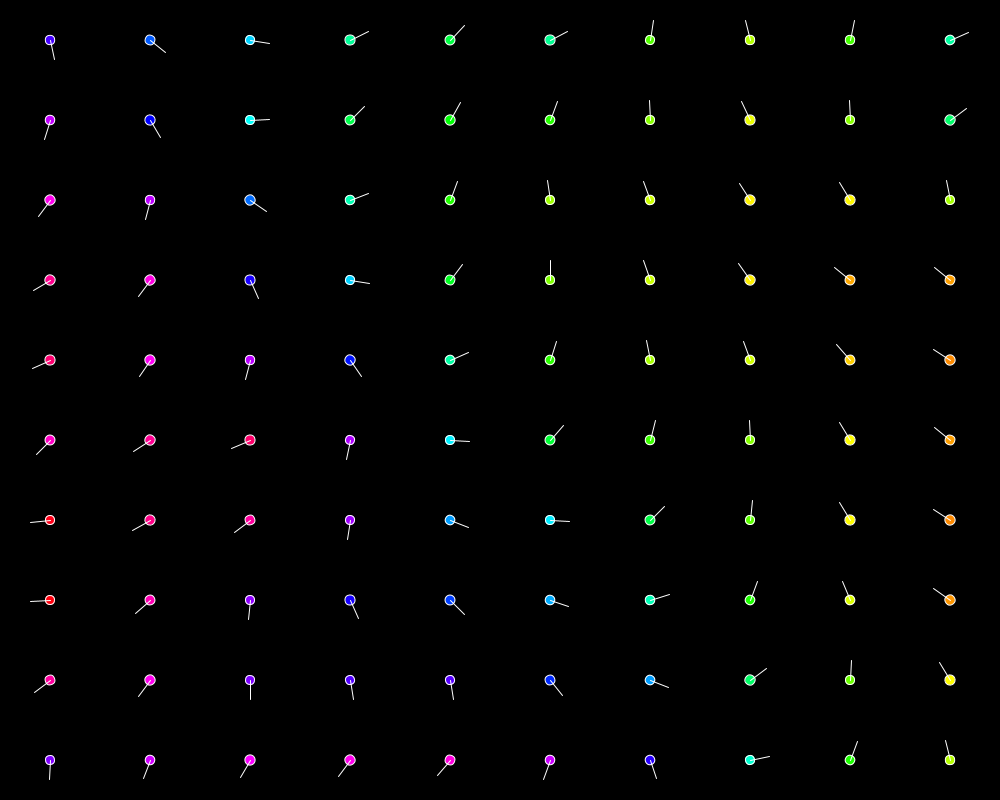
Frame 1 (no input)
Frame 60 (the mouse pressed at the canvas centre just before this capture): identical to frame 1, image omitted
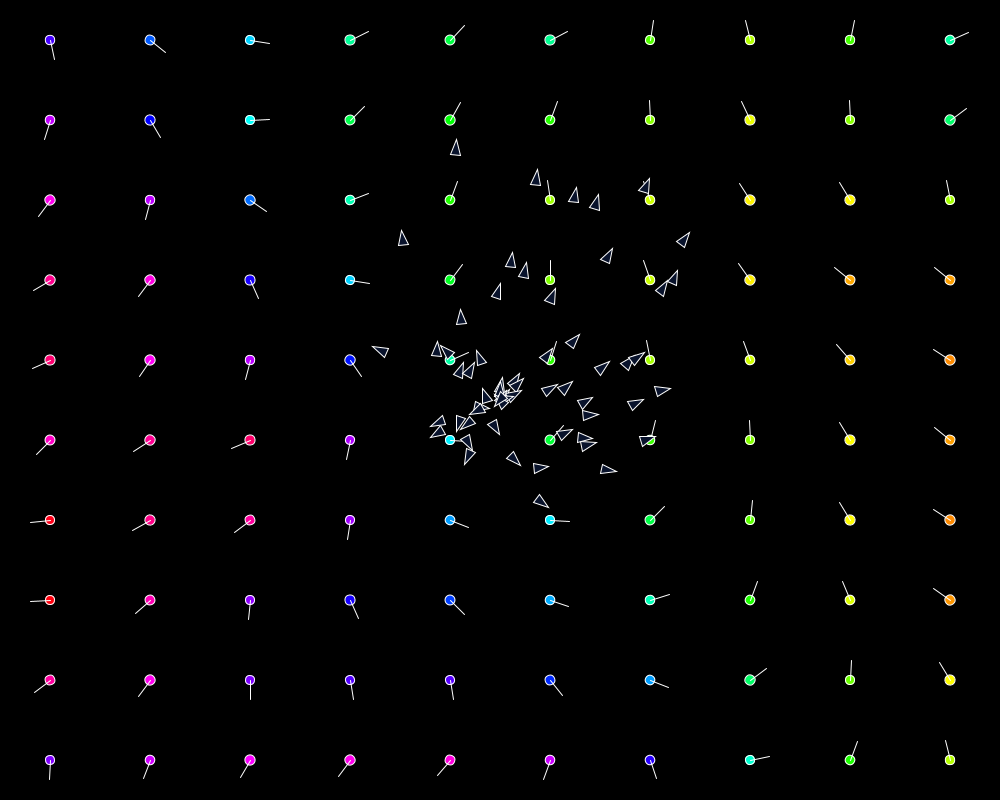
Frame 120 (the mouse held since frame 60 and released just before this capture)

The Processing sketch that drew these frames (run headless with seeded random() and noise(); from frame 60 on, the mouse is pressed at the canvas centre):

// Processing sketch: FlowFieldDemo
// ── FlowFieldDemo.pde
ArrayList<Agent> agents = new ArrayList<Agent>();

FlowFieldGrid grid;

int cooldown = 0;
int stayColor = 0;

float newR = 0;
float newG = 0;
float newB = 0;

void setup() {
  size(1000, 800);
  grid = new FlowFieldGrid();
  background(0);
  noStroke();
  colorMode(HSB);
}

void draw() {
  noStroke();
  //fill(0, 0, 0, 70);
  //rect(0, 0, width, height);

  background(0);
  if (mousePressed) {
    agents.add( new Agent() );
  }

  grid.update();
  grid.draw();

  // if the cooldown to change color is up
  if (--cooldown <= 0) {
    // choose new values
    newR = random(0, 255);
    newG = random(0, 255);
    newB = random(0, 255);
    fill(newR, newG, newB);
    // reset the timer
    cooldown = (int) random(60, 120);
  } // else if the staycolor timer is up
  else if (--stayColor >= 0) {
    fill(newR, newG, newB);
  } else { // otherwise fill white
    fill(255);
    // and reset the timer
    stayColor = (int) random(200, 500);
  }

  // update and draw each agent with a new color

  for (Agent a : agents) {
    a.update();
    a.draw();
  }

  Keys.update();
}

// ── Agent.pde
class Agent{
  PVector pos = new PVector();
  PVector vel = new PVector();
  PVector force = new PVector();
  PVector target = new PVector();
  
  float mass = 1;
  float maxSpeed = 10;
  float maxForce = 10;
  float targetAngle = 0;
  float targetRad = 100;
  float targetSpin = 0;
  
  Agent(){
    pos = new PVector(mouseX, mouseY);
    vel = new PVector(random(-5, 5), random(-5, 5));
    mass = random(50, 100);
    maxForce = random(5, 15);
    targetAngle = random(-PI, PI);
    targetRad = random(50, 150);
    maxSpeed = random(2, 15);
    targetSpin = map(maxForce, 5, 15, .005, .05);
  }
  
  void update(){
    float angle = grid.getDirectionAt(pos);
    
    PVector offset = PVector.fromAngle(angle);
    offset.mult(100);
    
    target = PVector.add(pos, offset); 
    
    SteeringForce();
    DoEuler();
  }
  
  void SteeringForce(){
    // find desired vel
    // desired vel = target pos - current pos (normalized)
    PVector desiredVel = PVector.sub(target, pos);
    desiredVel.normalize();
    desiredVel.mult(maxSpeed);
    // desiredVel.setMag(maxSpeed); (same as 2 above)
    
    // find steeringforce
    // steering force = desired vel - current vel (clamped)
    PVector steeringForce = PVector.sub(desiredVel, vel);
    steeringForce.limit(maxForce); // if steering force is longer than max force
    force.add(steeringForce);
  }
  
  void DoEuler(){
    // euler integration
    PVector acceleration = PVector.div(force, mass);   
    vel.add(acceleration);
    pos.add(vel); // pos += vel
    force.mult(0);
  }
  
  void draw(){
    //ellipse(target.x, target.y, 10, 10);
    
    float a = vel.heading();
    
    pushMatrix();
    
    translate(pos.x, pos.y);
    rotate(a);
    triangle(5, 0, -10, 5, -10, -5);
    
    popMatrix();
  }  
}

// ── FlowFieldGrid.pde
class FlowFieldGrid {

  int res = 10;
  float[][] data;
  float zoom = 10;
  boolean isHidden = false;

  FlowFieldGrid() {
    Build();
  }
  void Build() {
    data = new float[res][res];

    // seed with perlin noise
    for (int x = 0; x < data.length; x++) {
      for (int y = 0; y < data[x].length; y++) {
        float val = noise(x / zoom, y / zoom);
        val = map(val, 0, 1, -PI * 2, PI * 2);
        data[x][y] = val;
      }
    }
  }

  void update() {
    boolean rebuild = false;

    if (Keys.onDown(32)){
       isHidden = !isHidden;
       rebuild = true;
    }
    if (Keys.onDown(37)) {
        res--;
        rebuild = true;     
    }
    if (Keys.onDown(39)) {
      res++;
      rebuild = true;
    }
    if (Keys.onDown(38)){
      zoom += 1;
      rebuild = true;
    }
    if (Keys.onDown(40)){
      zoom -= 1;
      rebuild = true;
    }
    
    res = constrain(res, 4, 50);
    zoom = constrain(zoom, 5, 50);
    
    if (rebuild) Build();
  }
  void draw() {
    
    if (isHidden) return;
    
    float w = GetCellWidth();
    float h = GetCellHeight();

    for (int x = 0; x < data.length; x++) {
      for (int y = 0; y < data[x].length; y++) {
        float val = data[x][y];

        float topLeftX = x * w;
        float topLeftY = y * h;

        pushMatrix();
        translate(topLeftX + w / 2, topLeftY + h / 2);
        rotate(val);

        float hue = map(val, -PI, PI, 0, 255);

        stroke(255);
        fill(hue, 255, 255);
        ellipse(0, 0, 10, 10);

        line(0, 0, 20, 0);
        popMatrix();
      }
    }
  }

  // Convenience methods for getting the size of each cell
  float GetCellWidth() {
    return width / res;
  }
  float GetCellHeight() {
    return height / res;
  }
  float getDirectionAt(PVector p){
     return getDirectionAt(p.x, p.y); 
  }
  float getDirectionAt(float x, float y){
    int iX = (int) (x / GetCellWidth());
    int iY = (int) (y / GetCellHeight());
    
    if(iX < 0 || iY < 0 || iX >= data.length || iY >= data[0].length){
      float dy = (height / (float) 2) - y;
      float dx = (width / (float) 2) - x;
      
      return atan2(dy, dx); 
    }
    
    return data[iX][iY];
  }
}

// ── Keys.pde
static class Keys {

  static boolean T() { 
    return lookup(84);
  }
  static boolean MINUS() { 
    return lookup(45);
  }
  static boolean PLUS() { 
    return lookup(61);
  }
  static boolean SPACE() { 
    return lookup(32);
  }
  static boolean LEFT() { 
    return lookup(37);
  }
  static boolean UP() { 
    return lookup(38);
  }
  static boolean RIGHT() { 
    return lookup(39);
  }
  static boolean DOWN() { 
    return lookup(40);
  }
  static boolean BRACKET_LEFT() {
    return lookup(91);
  }
  static boolean BRACKET_RIGHT() {
    return lookup(93);
  }
  static boolean PAGE_UP() {
    return lookup(16);
  }
  static boolean PAGE_DOWN() {
    return lookup(11);
  }

  static boolean[] states = new boolean[256];
  static boolean[] cached = new boolean[256];
  static boolean lookup(int code) {
    if (code < 0) return false;
    if (code >= states.length) return false;
    return states[code];
  }
  
  static boolean onDown(int code){
    
    return lookup(code) && cached[code] == false;  
  }
  
  static void handleKey(int code, boolean state) {
    if (code < 0) return;
    if (code >= states.length) return;
    states[code] = state;
  }
  
  static void update(){
    for(int i = 0; i < states.length; i++){
      // cache all buttons in states
      cached[i] = states[i];
    }
  }
}


void keyPressed() {
  //println(keyCode);
  Keys.handleKey(keyCode, true);
}
void keyReleased() {
  Keys.handleKey(keyCode, false);
}
